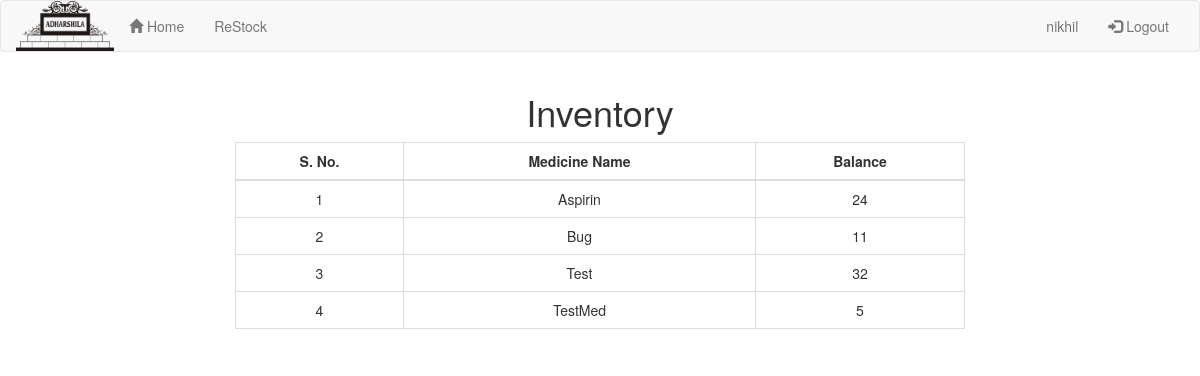
Before: /inventory (signed in) with the older database file.
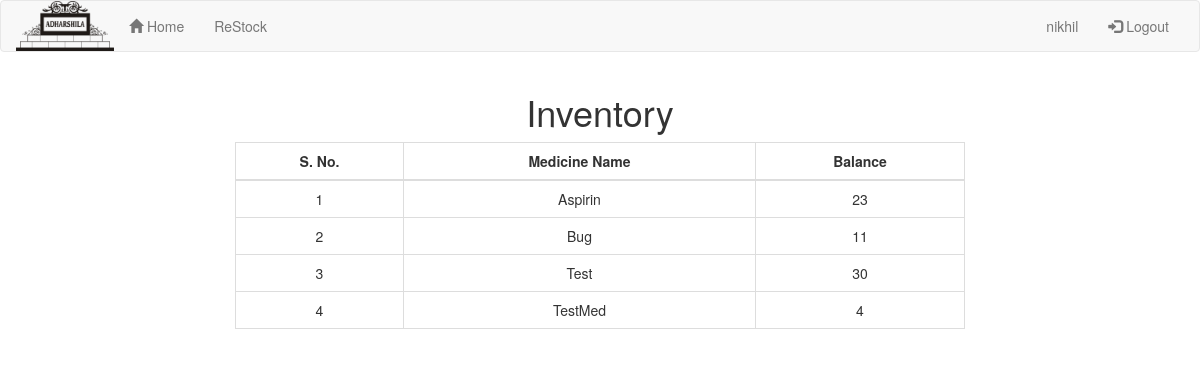
After: the same page with the newer database file.
### myapp/models.py (models this page shows, shortened)
class Medicine(models.Model):
	name = models.CharField(max_length=200)
	quantity = models.IntegerField(default=0)
	critical_quantity = models.IntegerField(default=10)
	monthly_usage = models.IntegerField(default=1000)

### myapp/views.py (the view)
# urls.py: url(r'inventory',views.inventory,name='issue'),
def inventory(request):
	if not request.user.is_authenticated():
		return HttpResponseRedirect("login")
	m = sorted(Medicine.objects.all(), key=lambda x: x.name)
	context = {'medicines':m}
	return render(request,'inventory.html',context)

### myapp/templates/inventory.html (shortened to what this page needs)
{% extends "base.html" %}
{% block content %}
	<div class="container">
		<h1 align="center">Inventory</h1>
		<div class="col-md-8 col-md-offset-2">
			<table class="table table-bordered table-hover">
				<thead class="thead-inverse">
					<th>S. No.</th>
					<th>Medicine Name</th>
					<th>Balance</th>
				</thead>
				<tbody>
					{% for m in medicines %}
						<tr class="clickable-row" data-href="medicine/{{ m.id }}">
							<td>{{ forloop.counter }}</td>
							<td>{{ m.name }}</td>
							<td>{{ m.quantity }}</td>
						</tr>
					{% endfor %}
				</tbody>
			</table>
		</div>
	</div>
{% endblock %}

Changed rows visible on the page:
changed Medicine "Aspirin": quantity "24" → "23"
changed Medicine "Test": quantity "32" → "30"
changed Medicine "TestMed": quantity "5" → "4"
